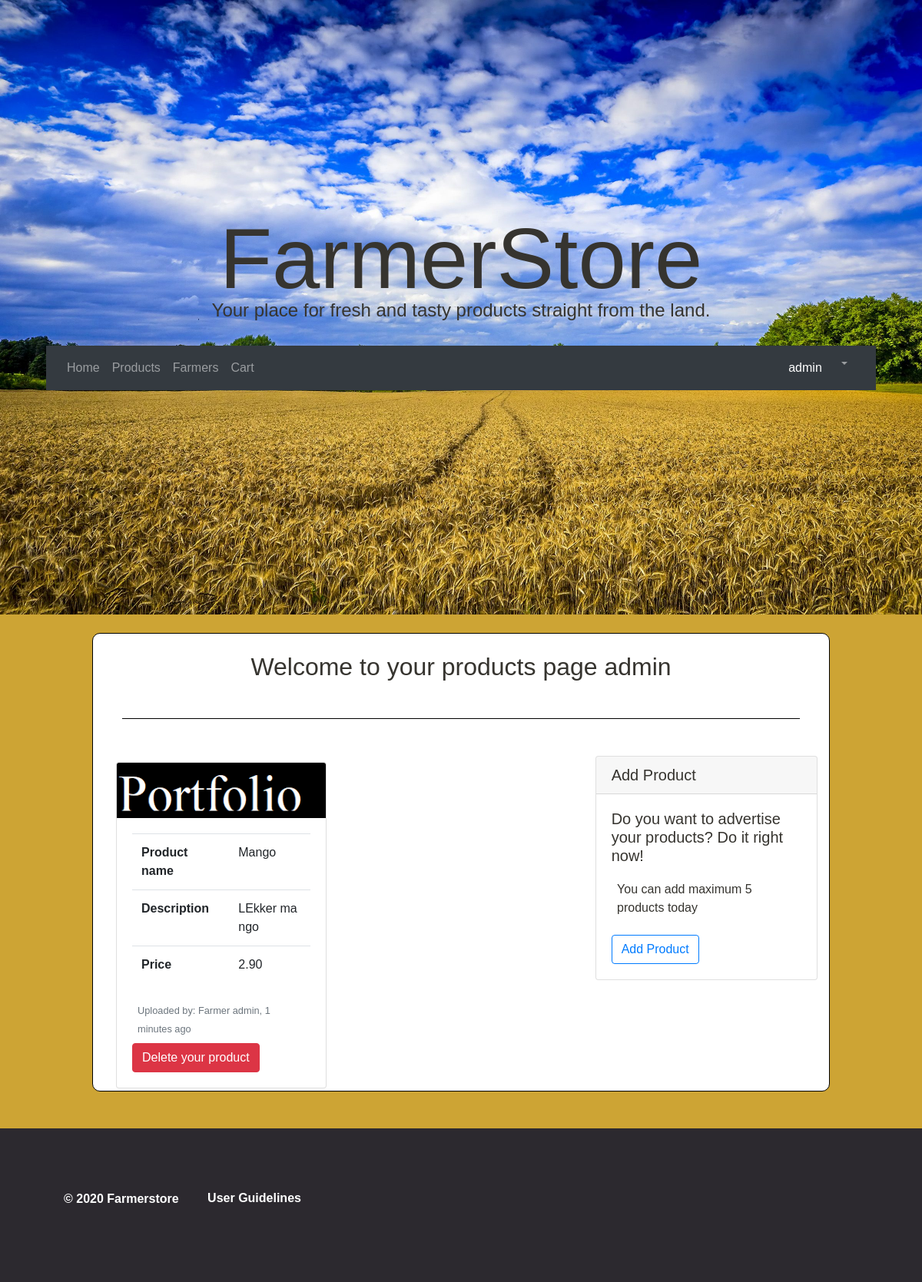
The app's page /farmer/my_products/ (signed in), older data.
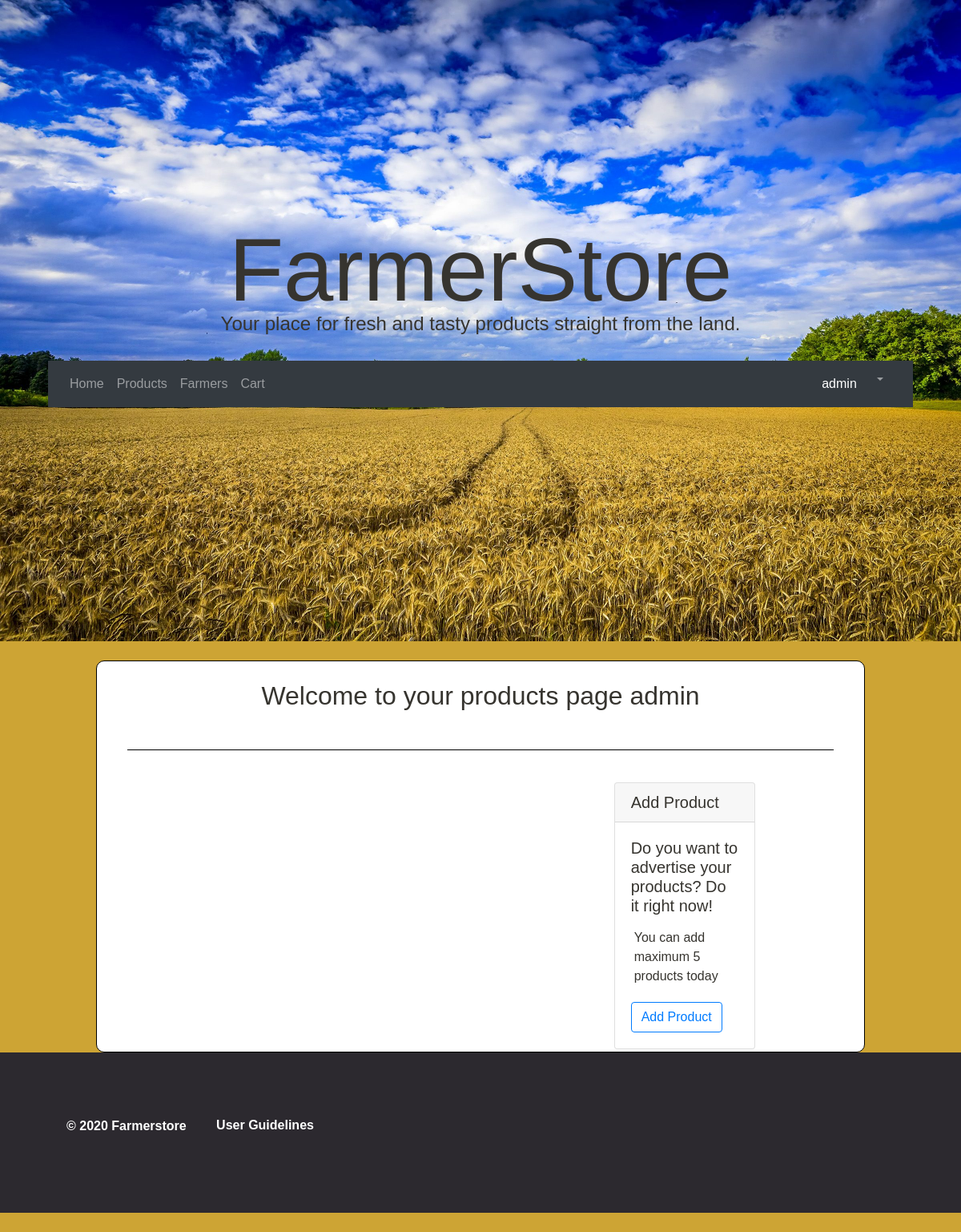
The same page, newer data.
### user_profile/models.py (models this page shows, shortened)
class Product(models.Model):
    product_name = models.CharField(max_length=200,choices=CHOICES,blank=False, default='artichoke')
    product_description = models.CharField(max_length=300)
    product_price = models.DecimalField(max_digits=6, decimal_places=2)
    product_user = models.ForeignKey(User, on_delete=models.CASCADE)
    stock = models.PositiveIntegerField(validators=[MinValueValidator(1)],default=1)
    product_picture = models.ImageField(blank=True, upload_to='images/')

### farmer_page/views.py (the view)
# urls.py: path('my_products/',views.my_products, name='my-products'),
def my_products(request):
    current_user = request.user.id
    template = 'farmer_page/my_products.html'
    profile = get_object_or_404(User, pk=current_user)
    products = Product.objects.filter(product_user=request.user)
    return render(request, template, {'profile':profile, 'product': products})

### home_page/context_processors.py (called while the page is built)
def context_variable(request):
    return {"farmer": Farmer.objects.filter()}

### farmer_page/templates/farmer_page/my_products.html (shortened to what this page needs)
{% extends 'home_page/base.html'%}
{% load static%}
{% block content%}
<div class="container" style="background-color:white !important; border:1px solid black; width:80%; border-radius:10px;">
  <br>
  <h2 class="text-center">Welcome to your products page {{profile}}</h2>
  <br>
  <hr style="border-top:1px solid black; width:95%;">
  <br>
  <div class="row">
    {% if product %}
    <div class="col-lg-8 mt-2 col-md-12">
      <div class="container">
        <div class="row">
          {% for prod in product %}
          <div class="col-lg-6 mt-2 col-md-12">
            <div class="card" style="width:100% !important;">
              <a href="#" class="" style="color:black;text-decoration: none;">
                  {% if prod.product_picture %}
                  <img class="card-img-top" src="{{ prod.product_picture.url }}" alt="Card image cap" />
                  {% else %}
                  <img class="card-img-top" src="{% static 'home_page/mais.jpg' %}" alt="Card image cap" />
                  {% endif %}
                <div class="card-body">
                  <table class="table">
                    <tbody>
                      <tr>
                        <th>Product name</th>
                        <td style="word-break:break-all;">{{prod.product_name}}</td>
                      </tr>
                      <tr>
                        <th>Description</th>
                        <td style="word-break:break-all;">{{prod.product_description}}</td>
                      </tr>
                      <tr>
                        <th>Price</th>
                        <td style="word-break:break-all;">{{prod.product_price}}</td>
                      </tr>
                    </tbody>
                  </table>
                  <p class="card-text">
                    <small class="text-muted">Uploaded by: Farmer {{prod.product_user}}, 1 minutes ago</small>
                  </p>
                  <div class="">
                    <form action="" method="POST">
                        <a class="btn btn-danger text-white mr-auto" href="{% url 'delete' prod.id%}" type="submit">Delete your product</a>
                  </form>
                  </div>
                </div>
              </a>
            </div>
          </div>
          {%endfor%}
        </div>
      </div>
    </div>
    <div class="col-lg-4 mt-2 col-md-12">
        <div class="row">
          <div class="col-md-12 ml-auto mr-2">
            <div class="card" style="width:100% !important;">
              <h5 class="card-header">
                Add Product
              </h5>
              <div class="card-body">
                <h5 class="card-title">
                  Do you want to advertise your products? Do it right now!
                </h5>
                <p class="card-text">You can add maximum 5 products today</p>
                <a href="{% url 'add-product' %}" class="btn btn-outline-primary">Add Product</a>
              </div>
            </div>
          </div>
        </div>
      </div>
    </div>
</div>
{% else %}
  {% if user.is_authenticated %}
  <div class="container">
    <div class="row">
      <div class="col-md-4 ml-auto mr-2">
        <div class="card">
          <h5 class="card-header">
            Add Product
          </h5>
          <div class="card-body">
            <h5 class="card-title">
              Do you want to advertise your products? Do it right now!
            </h5>
            <p class="card-text">You can add maximum 5 products today</p>
            <a href="{% url 'add-product' %}" class="btn btn-outline-primary">Add Product</a>
          </div>
        </div>
      </div>
    </div>
  </div>
  {% endif %}
{% endif %}
<br>
</div>
{% endblock content %}

Row changes from the older to the newer data that the page shows:
removed Product: product_picture (picture), product_name "Mango", product_description "LEkker mango", product_price "2.90", product_user "admin"
